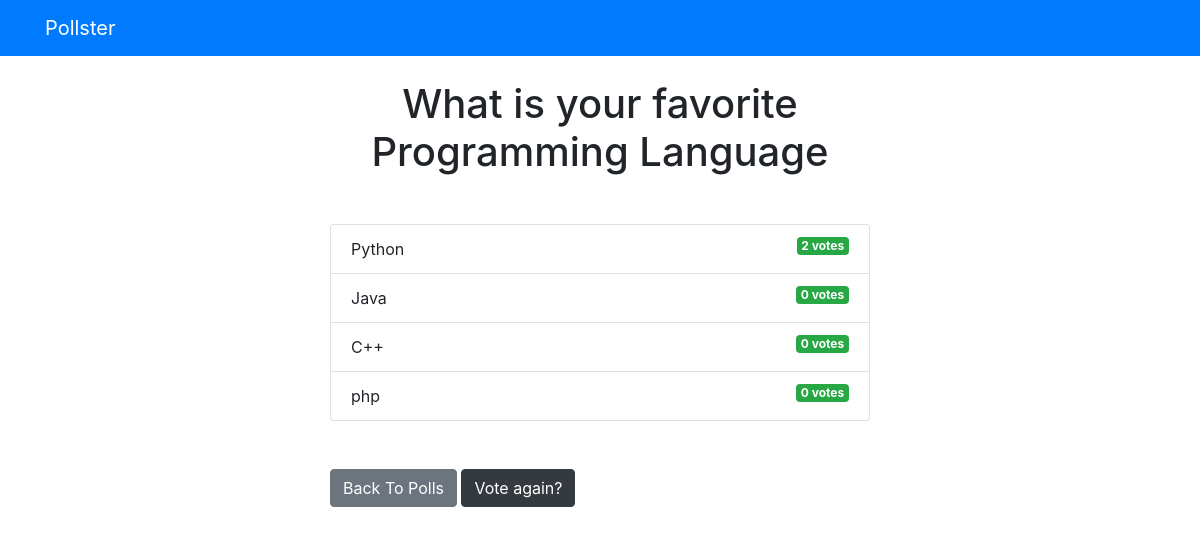
Screenshot of /polls/3/results/ with the database file from the repository.
### polls/models.py (models this page shows, shortened)
class Question(models.Model):
    question_text = models.CharField(max_length=200)
    pub_date = models.DateTimeField('date published')

class Choice(models.Model):  # foreignkey "question" pointing to the question class
    question = models.ForeignKey(Question, on_delete=models.CASCADE)
    choice_text = models.CharField(max_length=200)
    votes = models.IntegerField(default=0)

### polls/views.py (the view)
def results(request, question_id):
    question = get_object_or_404(Question, pk=question_id)
    return render(request, 'polls/results.html', {'question': question})

### templates/polls/results.html
{% extends 'base.html' %}
{% block content %}
<h1 class="mb-5 text-center">{{ question.question_text }}</h1>
<ul class="list-group mb-5">
    {% for choice in question.choice_set.all %}
    <li class="list-group-item">
        {{ choice.choice_text }} <span class="badge badge-success float-right">{{ choice.votes }}
            vote{{ choice.votes | pluralize }}</span>
    </li>
    {% endfor %}
</ul>
<a class="btn btn-secondary" href="{% url 'polls:index' %}">Back To Polls</a>
<a class="btn btn-dark" href="{% url 'polls:detail' question.id %}">Vote again?</a>
{% endblock %}

### templates/base.html (shortened to what this page needs)
<!DOCTYPE html>
<html lang="en">
<head>
    <link rel="stylesheet" href="https://stackpath.bootstrapcdn.com/bootstrap/4.5.0/css/bootstrap.min.css"
>
</head>
<body>
    {% include 'partials/_navbar.html' %}
    <div class="container">
        <div class="row">
            <div class="col-md-6  m-auto">
                {% block content %}{% endblock %}
            </div>
        </div>
    </div>
</body>
</html>

### templates/partials/_navbar.html
<nav class="navbar navbar-dark bg-primary mb-4">
    <div class="container">
        <a class="navbar-brand" href="/">Pollster</a>
    </div>
</nav>

### rows the page displays
Question: question_text "What is your favorite Programming Language"
Choice: choice_text "Python", votes "2", votes|pluralize "s"
Choice: choice_text "Java", votes "0", votes|pluralize "s"
Choice: choice_text "C++", votes "0", votes|pluralize "s"
Choice: choice_text "php", votes "0", votes|pluralize "s"
